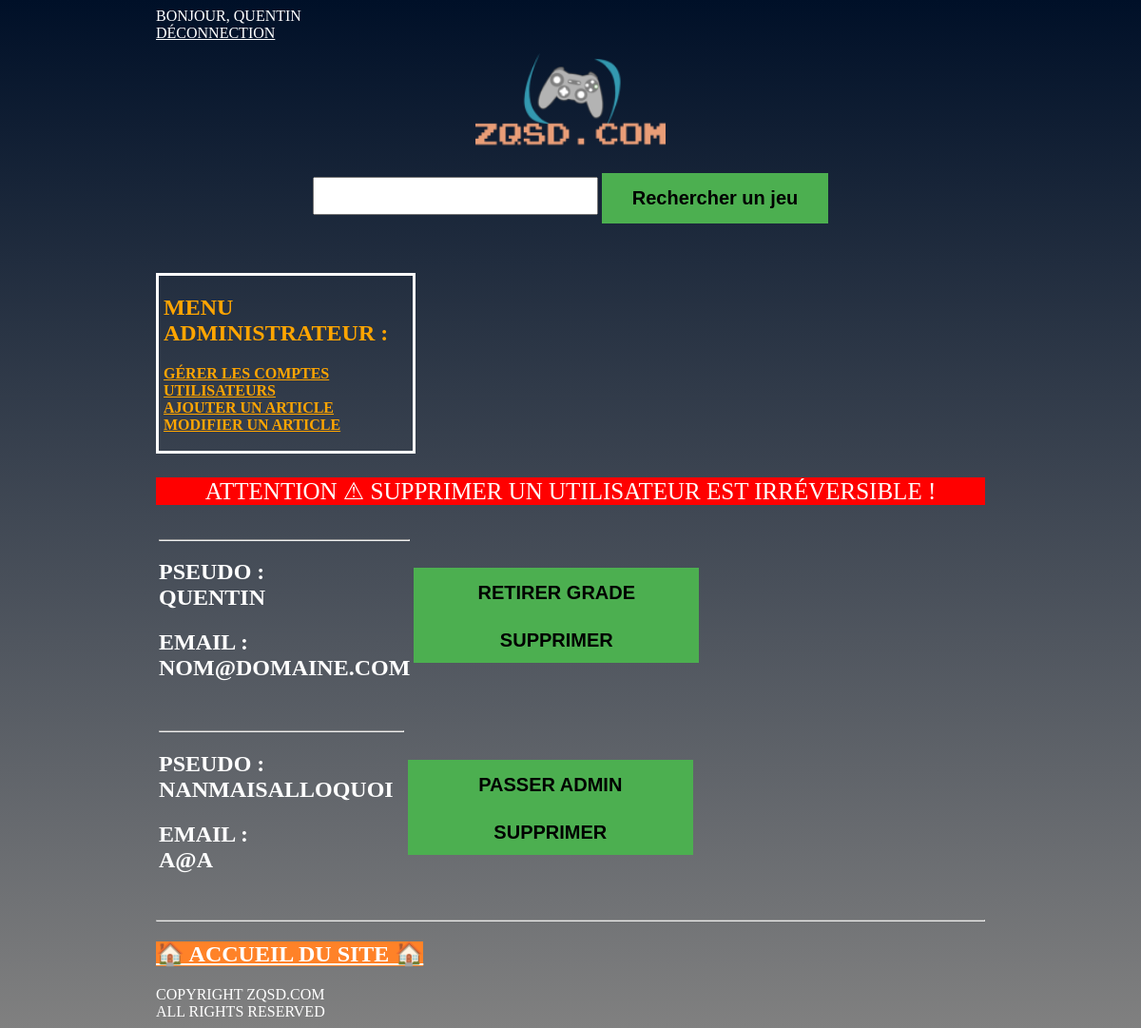
Page /index.php?page=9 (signed in) on the committed database.
### tables this page shows
CREATE TABLE `membres` (
  `id` int(11) NOT NULL,
  `pseudo` varchar(255) NOT NULL,
  `mdp` varchar(255) NOT NULL,
  `mail` varchar(255) NOT NULL,
  `date_inscription` date NOT NULL,
  `admin` tinyint(1) NOT NULL
);

### controllers/HomeController.php (called while the page is built, shortened)
<?php
class HomeController
{
	public function manage()
	{
		require_once('models/AdminModel.php');
		$manage = new AdminModel();
		$listUsers = $manage->listUsers();
		require_once('admin.php');
	}
}
?>

### classes/database.php (called while the page is built, shortened)
<?php
class BDD
{
	public static $instance;
	private function __construct()
	{
		$this->bdd = new PDO('mysql:host=localhost;dbname=ecomitstart2;charset=utf8','root','', array(PDO::MYSQL_ATTR_INIT_COMMAND => 'SET NAMES UTF8'));
	}
	public static function getInstance()
	{
		if(empty(self::$instance))
		{
			self::$instance = new BDD();
		}
		return self::$instance;
	}
}
?>

### models/AdminModel.php (called while the page is built)
<?php
class AdminModel
{
	public function listUsers()
	{
		require_once('classes/database.php');
		$instanceBDD = BDD::getInstance();
		$query = 'SELECT * FROM membres';
		$requete = $instanceBDD->bdd->query($query);
		$resultat = $requete->fetchAll();
		return $resultat;
	}
}
?>

### admin.php (the view, shortened to what this page needs)
<p style="background-color: red;font-size: 25px;text-align: center;">Attention ⚠ supprimer un utilisateur est irréversible !</p>
<?php
	foreach ($listUsers as $user) {
		if($user['admin'] == 0){
			$admin = 0;
		}else{
			$admin = 1;
		}
		?>
		<table><td style="width: 30%">
		<hr>
		<h2>pseudo : <br><?php echo $user['pseudo']; ?></h2>
		<h2>email : <br><?php echo $user['mail']; ?></h2>
		</td>
		<td style="padding-right: 75px;">
		<?php
			if($admin == 0){
				?><a onclick="return confirm('Etes-vous sûr de vouloir promouvoir cet utilisateur ?');" href="grade.php?action=1&id=<?php echo $user['id'] ?>"><button class="button" style="width: 300px; height: 50px;">PASSER ADMIN</button></a><?php
			}else{
				?><a onclick="return confirm('Etes-vous sûr de vouloir rétrograder cet utilisateur ?');" href="grade.php?action=0&id=<?php echo $user['id'] ?>"><button class="button" style="width: 300px; height: 50px;">RETIRER GRADE</button></a><?php
			}
		?>
			<a onclick="return confirm('Etes-vous sûr de vouloir supprimer cet utilisateur ?');" href="grade.php?action=3&id=<?php echo $user['id'] ?>"><button class="button" style="width: 300px; height: 50px;">SUPPRIMER</button></a>
		</td></table>
		<?php
	}
?>

### root/css/main.css (style rules this page uses)
.button { background-color: #4CAF50; border: none; color: black; padding: 15px 32px; text-align: center; display: inline-block; font-size: 20px; font-weight: bold; transition-duration: 0.3s; }

### rows in the picture
membres: pseudo "QUENTIN", mail "NOM@DOMAINE.COM"
membres: pseudo "NANMAISALLOQUOI", mail "A@A"

### other values in the picture
$_SESSION['pseudo'] "QUENTIN"
